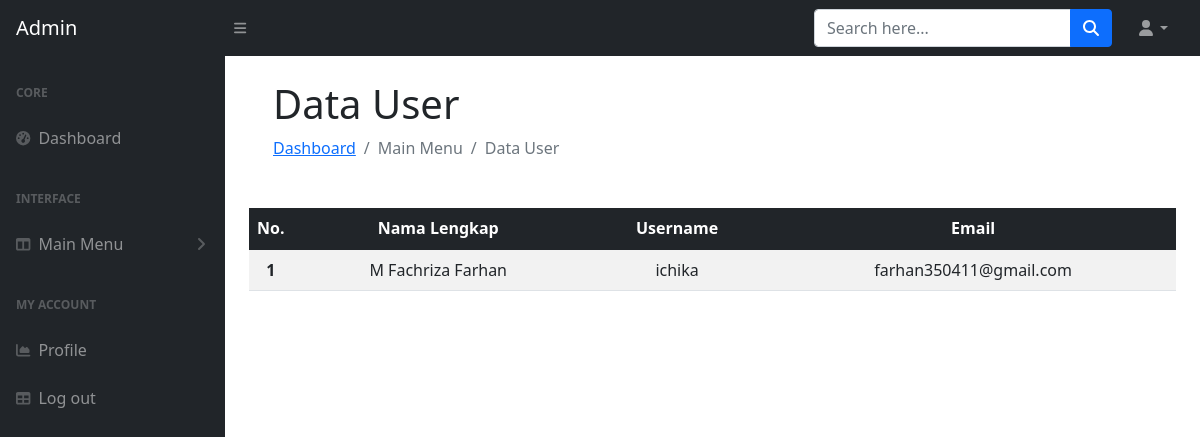
Before: /Admin/user/data-user.php with the older database file.
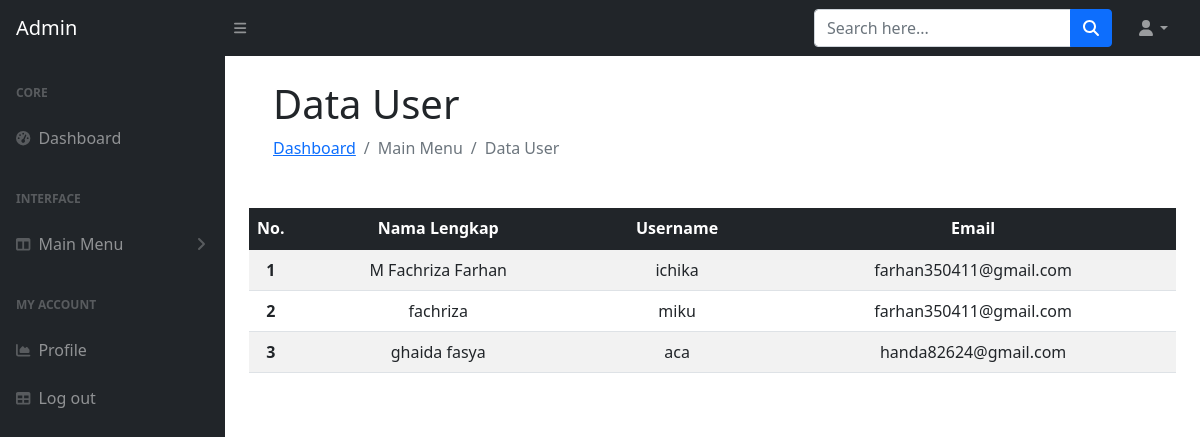
After: the same page with the newer database file.
### tables this page shows
CREATE TABLE `users` (
  `id` int(11) NOT NULL,
  `nama_lengkap` varchar(250) NOT NULL,
  `username` varchar(250) NOT NULL,
  `email` varchar(250) NOT NULL,
  `password` varchar(250) NOT NULL,
  `level` varchar(9) NOT NULL
);

### function/function.php (called while the page is built, shortened)
<?php
    $connect = mysqli_connect("localhost", "root", "", "vote-rega");
    function query($query) {
        global $connect;
        $result = mysqli_query($connect, $query);
        while ($row = mysqli_fetch_assoc($result)) {
            $rows[] = $row;
        }
        return $rows;
    }
?>

### Admin/user/data-user.php (the view, shortened to what this page needs)
<?php
require '../../function/function.php';
$votes = query("SELECT * FROM users");
?>
<!DOCTYPE html>
<html lang="en">
<head>
    <link href="https://cdn.jsdelivr.net/npm/simple-datatables@latest/dist/style.css" rel="stylesheet" />
    <link href="../../assets/css/dashboard.css" rel="stylesheet" />
</head>
<body class="sb-nav-fixed">
    <nav class="sb-topnav navbar navbar-expand navbar-dark bg-dark">
        <a class="navbar-brand ps-3" href="index.html">Admin</a>
        <button class="btn btn-link btn-sm order-1 order-lg-0 me-4 me-lg-0" id="sidebarToggle" href="#!"><i class="fas fa-bars"></i></button>
        <form class="d-none d-md-inline-block form-inline ms-auto me-0 me-md-3 my-2 my-md-0">
            <div class="input-group">
                <input class="form-control" type="text" placeholder="Search here..." aria-label="Search here." aria-describedby="btnNavbarSearch" />
                <button class="btn btn-primary" id="btnNavbarSearch" type="button"><i class="fas fa-search"></i></button>
            </div>
        </form>
        <ul class="navbar-nav ms-auto ms-md-0 me-3 me-lg-4">
            <li class="nav-item dropdown">
                <a class="nav-link dropdown-toggle" id="navbarDropdown" href="#" role="button" data-bs-toggle="dropdown" aria-expanded="false"><i class="fas fa-user fa-fw"></i></a>
            </li>
        </ul>
    </nav>
    <div id="layoutSidenav">
        <div id="layoutSidenav_nav">
            <nav class="sb-sidenav accordion sb-sidenav-dark" id="sidenavAccordion">
                <div class="sb-sidenav-menu">
                    <div class="nav">
                        <div class="sb-sidenav-menu-heading">Core</div>
                        <a class="nav-link" href="../Admin/dashboard.php">
                            <div class="sb-nav-link-icon"><i class="fas fa-tachometer-alt"></i></div>
                            Dashboard
                        </a>
                        <div class="sb-sidenav-menu-heading">Interface</div>
                        <a class="nav-link collapsed" href="#" data-bs-toggle="collapse" data-bs-target="#collapseLayouts" aria-expanded="false" aria-controls="collapseLayouts">
                            <div class="sb-nav-link-icon"><i class="fas fa-columns"></i></div>
                            Main Menu
                            <div class="sb-sidenav-collapse-arrow"><i class="fas fa-angle-down"></i></div>
                        </a>
                        <div class="sb-sidenav-menu-heading">My Account</div>
                        <a class="nav-link" href="../profile/profile.php">
                            <div class="sb-nav-link-icon"><i class="fas fa-chart-area"></i></div>
                            Profile
                        </a>
                        <a class="nav-link" href="../Login/login.php">
                            <div class="sb-nav-link-icon"><i class="fas fa-table"></i></div>
                            Log out
                        </a>
                    </div>
                </div>
            </nav>
        </div>
        <div id="layoutSidenav_content">
            <main class="p-4">
                <div class="container-fluid px-4">
                    <h1 class="">Data User</h1>
                    <ol class="breadcrumb mb-4">
                        <li class="breadcrumb-item"><a href="dashboard.php">Dashboard</a></li>
                        <li class="breadcrumb-item active">Main Menu</a></li>
                        <li class="breadcrumb-item active">Data User</li>
                    </ol>
                </div>
                <br>
                <table class="table table-striped text-center">
                    <thead>
                        <tr class="table-dark">
                            <th scope="col" width="30">No.</th>
                            <th scope="col">Nama Lengkap</th>
                            <th scope="col">Username</th>
                            <th scope="col">Email</th>
                        </tr>
                    </thead>
                    <tbody>
                        <?php $i = 1; ?>
                        <?php foreach ($votes as $vote) : ?>
                            <tr>
                                <th scope="row"><?= $i; ?></th>
                                <td><?= $vote["nama_lengkap"]; ?></td>
                                <td><?= $vote["username"]; ?></td>
                                <td><?= $vote["email"]; ?></td>
                            </tr>
                            <?php $i++; ?>
                        <?php endforeach; ?>
                    </tbody>
                </table>
            </main>
        </div>
    </div>
</body>
</html>

Changed rows visible on the page:
added users: nama_lengkap "fachriza", username "miku", email "farhan350411@gmail.com"
added users: nama_lengkap "ghaida fasya", username "aca", email "handa82624@gmail.com"
